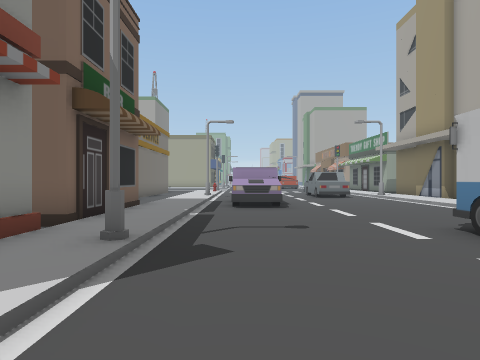
view 1 (above)

24 first-person views from a walk through a 3-D level made in the Unity game engine. The camera is 1.5 m above the floor, looks level and sees 75° across. The floor is counted in squares, 2 m on a side. Each view is taken from the middle of a square. On the plan, view 1 faces up. The plan holds only what a view shows up to about 10 squares ahead; the rest is blank. The place goes on beyond the plan.

view 2
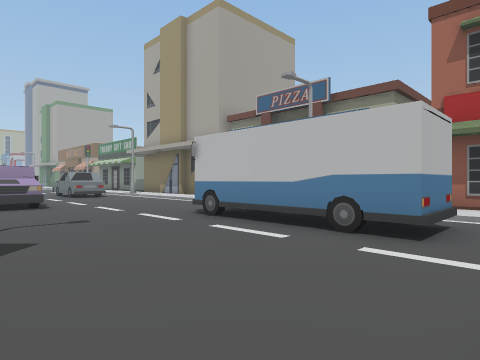

view 3
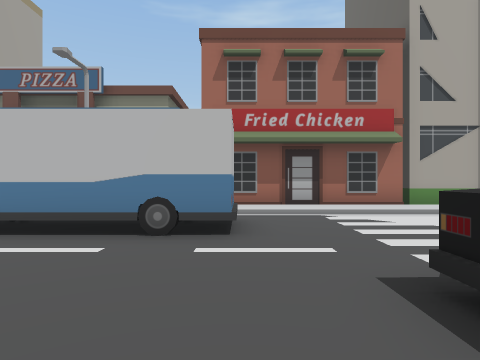

view 4
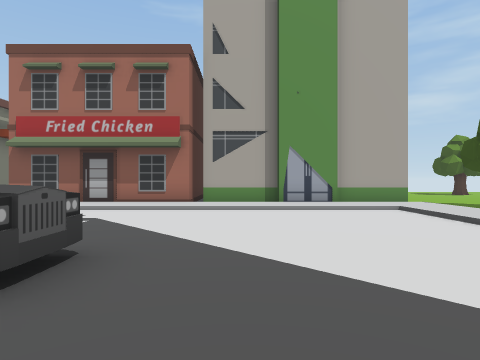

view 5
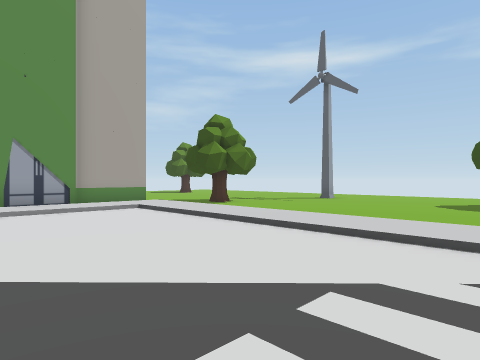

view 6
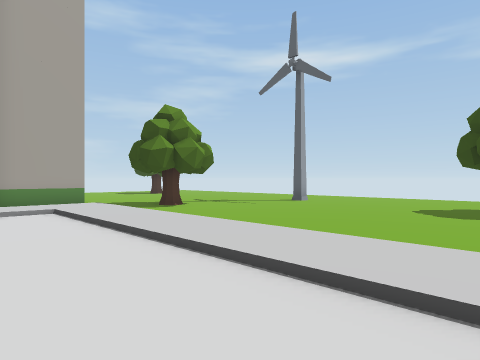

view 7
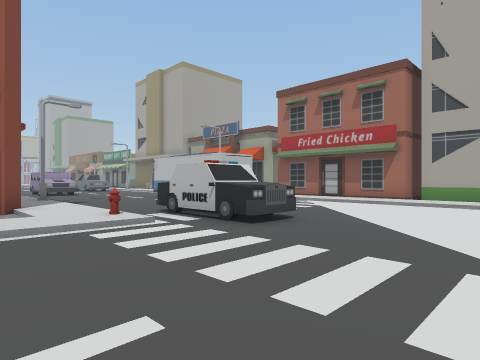

view 8
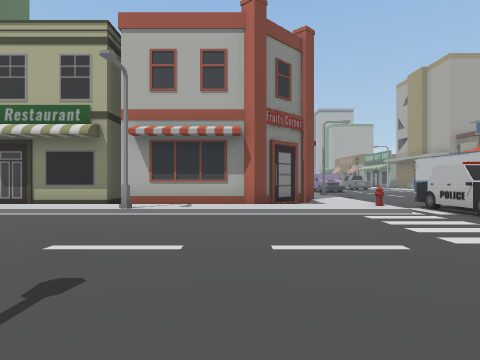

view 9
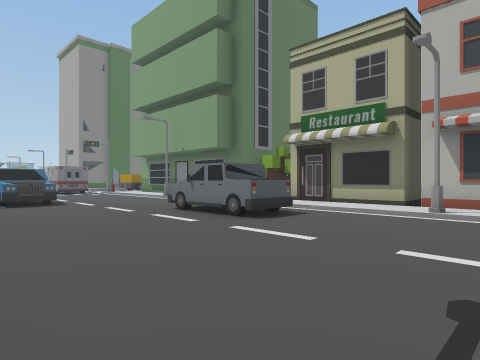

view 10
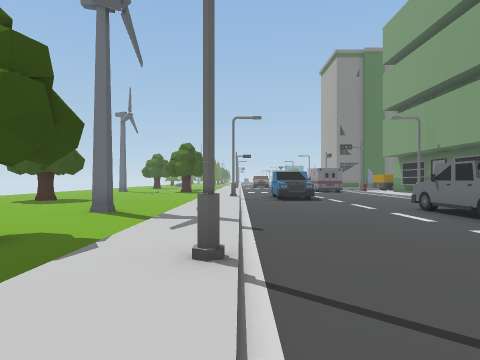

view 11
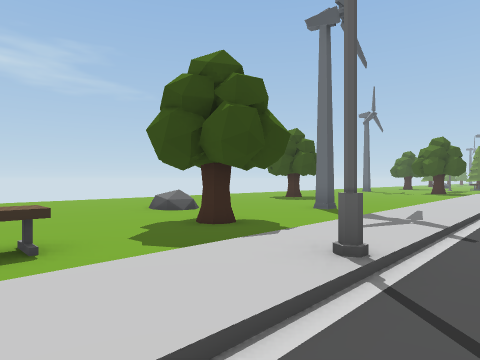

view 12
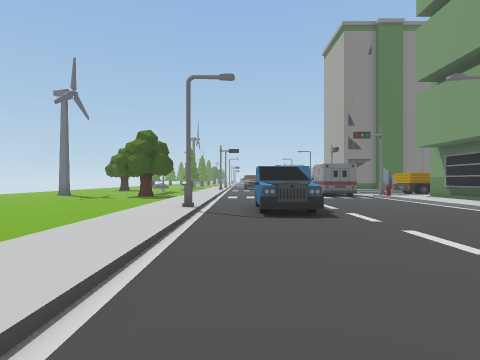

view 13
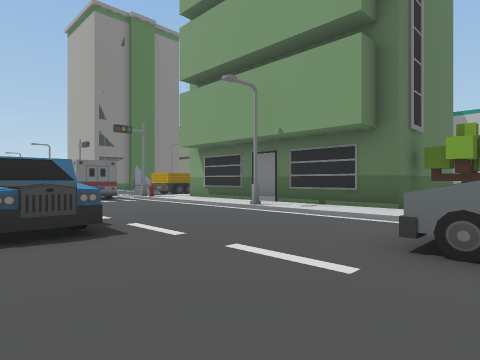

view 14
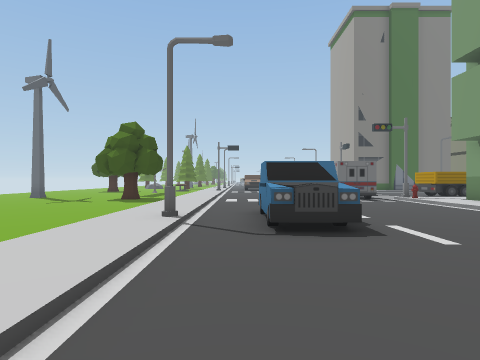

view 15
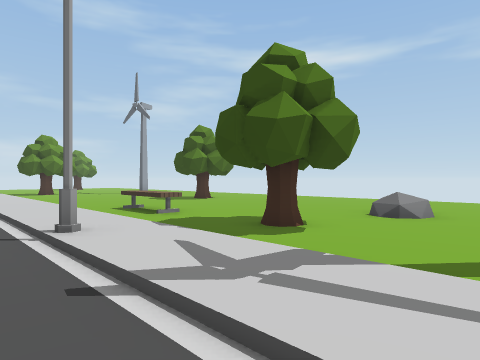

view 16
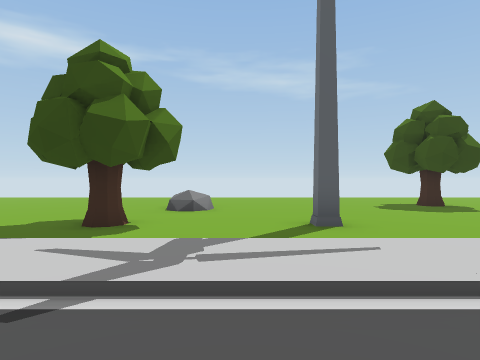

view 17
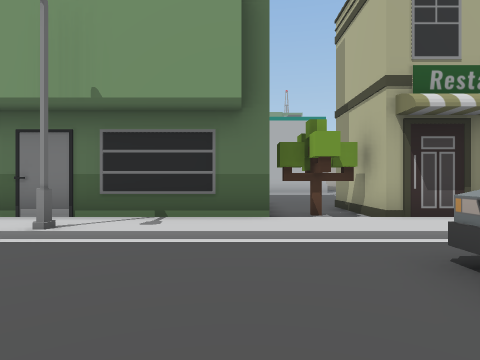

view 18
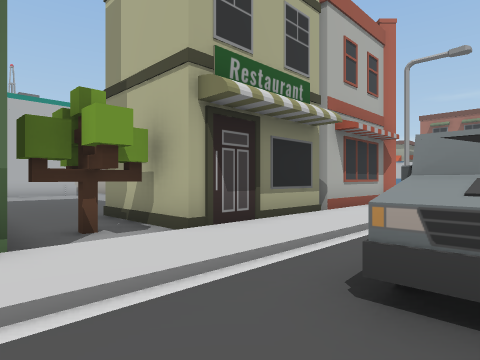

view 19
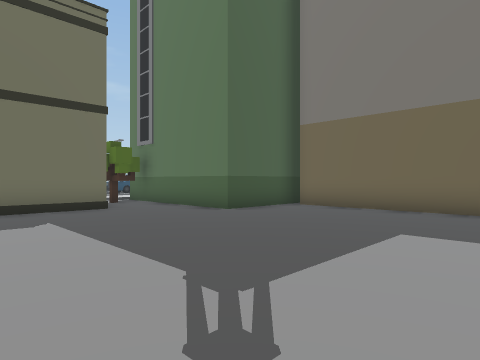

view 20
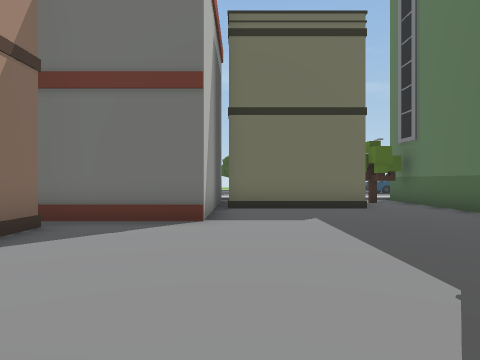

view 21
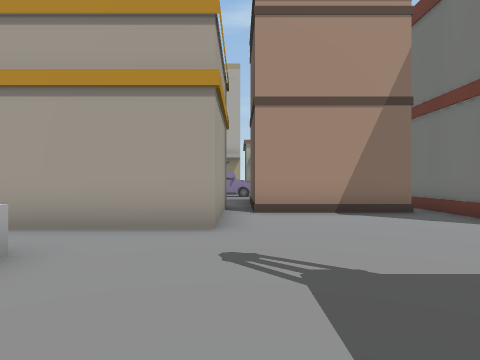

view 22
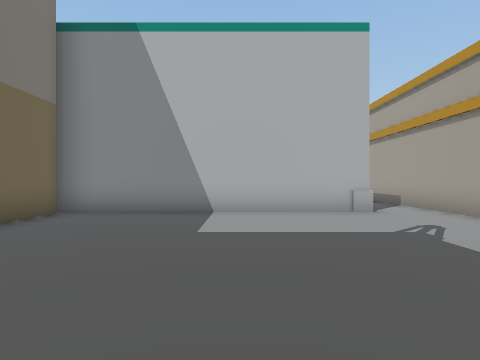

view 23
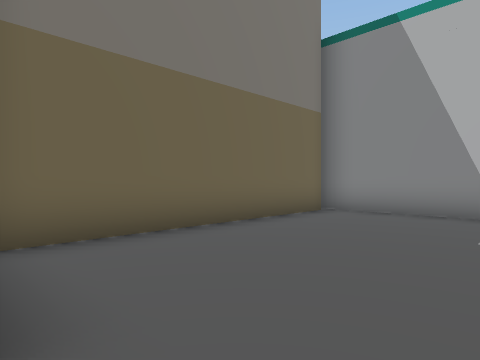

view 24
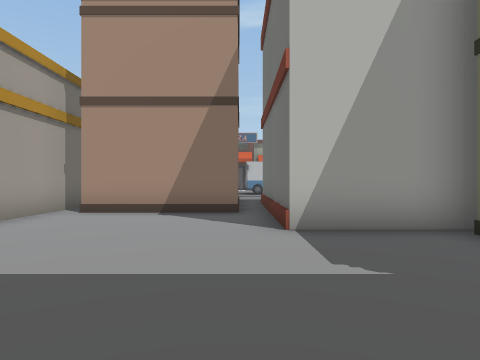

### Floor plan
Key: @ floor where view 1 was taken; # wall or solid block; x gap in a wall; . main floor; : floor 0.25 m higher than the main floor; / step, stairs or slope; ^ raised ledge; B bus; S streetlight; U building; C car; T tree; H hydrant; R truck; W windmill; E bench; K rock.
Columns run from 22 left of view 1 to 9 right of it. Each row starts with its distance up from view 1.
 14              .U
 13              .U
 12       #######.U
 11      U........U
 10      U........UUUUU :/  ..../
  9      U..............:/#^..../
  8      U..........####:/......
  7      U..........#  #:/......  U
  6      U..........#  #:/.....   U
  5      U..........####:/.....   U
  4      UUU......##^^^x:/...B    U
  3        U......#     :S...B    U
  2        U......#     :/...B    UU
  1        U..UUUU^    #:/...B    #
  0        UTTU  U^   ^#:/@..BBB/:#
 -1 UUUUUUUU..UUUU#####.:/....../:#
 -2 :::::::::::::::::::::HCC..../:#
 -3 ////S/////////S///////CC..../:#
 -4 .........RRR..........CC..../:#
 -5 .........RRRR.............../:UU
 -6   ........................../:U
 -7     .C....................../:U
 -8    CCC....................../:U
 -9 ............................/:U
-10 ////S/////////S//////////////:U
-11 ::::::::::::::::::::::::::::::U
-12 ..............................
-13 ..........W..T..EEE.........T.
-14 .................... ........
-15 ...................  .......
-16 ............KK....   ......
-17     .T......K...... T.....
-18       .............  ....
-19            .....      ..
-20               ..

Where each view was taken, in squares from view 1:
view 1: 0 up, 0 right, facing up
view 2: 1 down, 1 left, facing up-right
view 3: 0 up, 1 left, facing right
view 4: 6 down, 2 left, facing right
view 5: 6 down, 2 left, facing down-right
view 6: 8 down, 2 left, facing down-right
view 7: 8 down, 4 left, facing up-right
view 8: 10 down, 5 left, facing up
view 9: 10 down, 6 left, facing up-left
view 10: 10 down, 5 left, facing left
view 11: 9 down, 5 left, facing down-left
view 12: 9 down, 10 left, facing left
view 13: 9 down, 12 left, facing up-left
view 14: 9 down, 12 left, facing left
view 15: 9 down, 12 left, facing down-right
view 16: 8 down, 11 left, facing down
view 17: 7 down, 15 left, facing up
view 18: 5 down, 15 left, facing up-right
view 19: 10 up, 9 left, facing down-left
view 20: 10 up, 9 left, facing down
view 21: 9 up, 13 left, facing right
view 22: 4 up, 13 left, facing up
view 23: 4 up, 13 left, facing up-left
view 24: 5 up, 13 left, facing right
